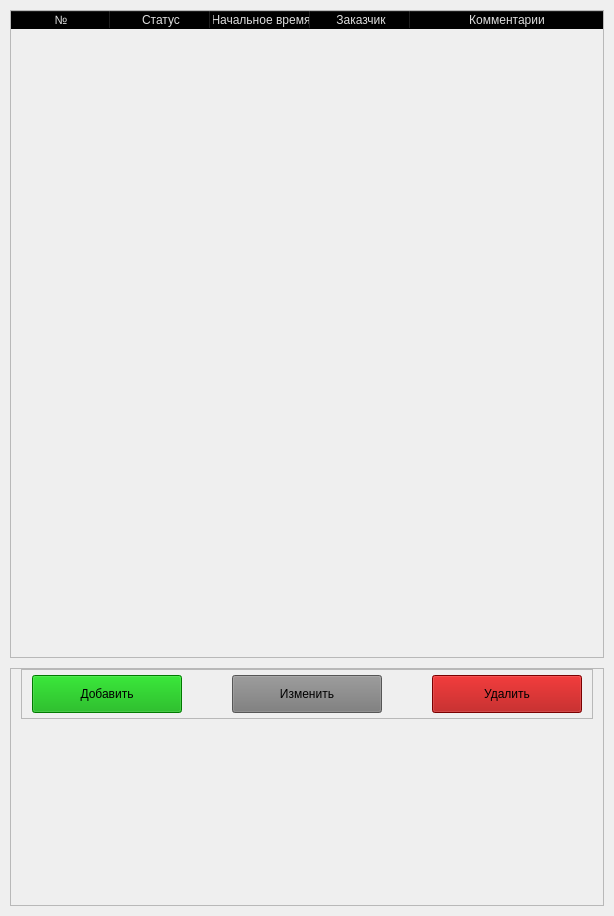
                     <widget class="QWidget" name="new_page">
                      <layout class="QVBoxLayout" name="verticalLayout_20">
                       <property name="spacing">
                        <number>10</number>
                       </property>
                       <property name="leftMargin">
                        <number>10</number>
                       </property>
                       <property name="topMargin">
                        <number>10</number>
                       </property>
                       <property name="rightMargin">
                        <number>10</number>
                       </property>
                       <property name="bottomMargin">
                        <number>10</number>
                       </property>
                       <item>
                        <widget class="QFrame" name="frame_2">
                         <property name="sizePolicy">
                          <sizepolicy hsizetype="Preferred" vsizetype="Fixed">
                           <horstretch>0</horstretch>
                           <verstretch>0</verstretch>
                          </sizepolicy>
                         </property>
                         <property name="frameShape">
                          <enum>QFrame::StyledPanel</enum>
                         </property>
                         <property name="frameShadow">
                          <enum>QFrame::Raised</enum>
                         </property>
                         <layout class="QHBoxLayout" name="horizontalLayout_6">
                          <property name="spacing">
                           <number>0</number>
                          </property>
                          <property name="leftMargin">
                           <number>0</number>
                          </property>
                          <property name="topMargin">
                           <number>0</number>
                          </property>
                          <property name="rightMargin">
                           <number>0</number>
                          </property>
                          <property name="bottomMargin">
                           <number>0</number>
                          </property>
                          <item>
                           <widget class="QTableWidget" name="tableWidget_3">
                            <property name="sizePolicy">
                             <sizepolicy hsizetype="Preferred" vsizetype="Fixed">
                              <horstretch>0</horstretch>
                              <verstretch>0</verstretch>
                             </sizepolicy>
                            </property>
                            <property name="palette">
                             <palette>
                              <active>
                               <colorrole role="WindowText">
                                <brush brushstyle="SolidPattern">
                                 <color alpha="255">
                                  <red>221</red>
                                  <green>221</green>
                                  <blue>221</blue>
                                 </color>
                                </brush>
                               </colorrole>
                               <colorrole role="Button">
                                <brush brushstyle="SolidPattern">
                                 <color alpha="0">
                                  <red>0</red>
                                  <green>0</green>
                                  <blue>0</blue>
                                 </color>
                                </brush>
                               </colorrole>
                               <colorrole role="Text">
                                <brush brushstyle="SolidPattern">
                                 <color alpha="255">
                                  <red>221</red>
                                  <green>221</green>
                                  <blue>221</blue>
                                 </color>
                                </brush>
                               </colorrole>
                               <colorrole role="ButtonText">
                                <brush brushstyle="SolidPattern">
                                 <color alpha="255">
                                  <red>221</red>
                                  <green>221</green>
                                  <blue>221</blue>
                                 </color>
                                </brush>
                               </colorrole>
                               <colorrole role="Base">
                                <brush brushstyle="NoBrush">
                                 <color alpha="255">
                                  <red>0</red>
                                  <green>0</green>
                                  <blue>0</blue>
                                 </color>
                                </brush>
                               </colorrole>
                               <colorrole role="Window">
                                <brush brushstyle="SolidPattern">
                                 <color alpha="0">
                                  <red>0</red>
                                  <green>0</green>
                                  <blue>0</blue>
                                 </color>
                                </brush>
                               </colorrole>
                               <colorrole role="PlaceholderText">
                                <brush brushstyle="SolidPattern">
                                 <color alpha="255">
                                  <red>221</red>
                                  <green>221</green>
                                  <blue>221</blue>
                                 </color>
                                </brush>
                               </colorrole>
                              </active>
                              <inactive>
                               <colorrole role="WindowText">
                                <brush brushstyle="SolidPattern">
                                 <color alpha="255">
                                  <red>221</red>
                                  <green>221</green>
                                  <blue>221</blue>
                                 </color>
                                </brush>
                               </colorrole>
                               <colorrole role="Button">
                                <brush brushstyle="SolidPattern">
                                 <color alpha="0">
                                  <red>0</red>
                                  <green>0</green>
                                  <blue>0</blue>
                                 </color>
                                </brush>
                               </colorrole>
                               <colorrole role="Text">
                                <brush brushstyle="SolidPattern">
                                 <color alpha="255">
                                  <red>221</red>
                                  <green>221</green>
                                  <blue>221</blue>
                                 </color>
                                </brush>
                               </colorrole>
                               <colorrole role="ButtonText">
                                <brush brushstyle="SolidPattern">
                                 <color alpha="255">
                                  <red>221</red>
                                  <green>221</green>
                                  <blue>221</blue>
                                 </color>
                                </brush>
                               </colorrole>
                               <colorrole role="Base">
                                <brush brushstyle="NoBrush">
                                 <color alpha="255">
                                  <red>0</red>
                                  <green>0</green>
                                  <blue>0</blue>
                                 </color>
                                </brush>
                               </colorrole>
                               <colorrole role="Window">
                                <brush brushstyle="SolidPattern">
                                 <color alpha="0">
                                  <red>0</red>
                                  <green>0</green>
                                  <blue>0</blue>
                                 </color>
                                </brush>
                               </colorrole>
                               <colorrole role="PlaceholderText">
                                <brush brushstyle="SolidPattern">
                                 <color alpha="255">
                                  <red>221</red>
                                  <green>221</green>
                                  <blue>221</blue>
                                 </color>
                                </brush>
                               </colorrole>
                              </inactive>
                              <disabled>
                               <colorrole role="WindowText">
                                <brush brushstyle="SolidPattern">
                                 <color alpha="255">
                                  <red>221</red>
                                  <green>221</green>
                                  <blue>221</blue>
                                 </color>
                                </brush>
                               </colorrole>
                               <colorrole role="Button">
                                <brush brushstyle="SolidPattern">
                                 <color alpha="0">
                                  <red>0</red>
                                  <green>0</green>
                                  <blue>0</blue>
                                 </color>
                                </brush>
                               </colorrole>
                               <colorrole role="Text">
                                <brush brushstyle="SolidPattern">
                                 <color alpha="255">
                                  <red>221</red>
                                  <green>221</green>
                                  <blue>221</blue>
                                 </color>
                                </brush>
                               </colorrole>
                               <colorrole role="ButtonText">
                                <brush brushstyle="SolidPattern">
                                 <color alpha="255">
                                  <red>221</red>
                                  <green>221</green>
                                  <blue>221</blue>
                                 </color>
                                </brush>
                               </colorrole>
                               <colorrole role="Base">
                                <brush brushstyle="NoBrush">
                                 <color alpha="255">
                                  <red>0</red>
                                  <green>0</green>
                                  <blue>0</blue>
                                 </color>
                                </brush>
                               </colorrole>
                               <colorrole role="Window">
                                <brush brushstyle="SolidPattern">
                                 <color alpha="0">
                                  <red>0</red>
                                  <green>0</green>
                                  <blue>0</blue>
                                 </color>
                                </brush>
                               </colorrole>
                               <colorrole role="PlaceholderText">
                                <brush brushstyle="SolidPattern">
                                 <color alpha="255">
                                  <red>221</red>
                                  <green>221</green>
                                  <blue>221</blue>
                                 </color>
                                </brush>
                               </colorrole>
                              </disabled>
                             </palette>
                            </property>
                            <property name="frameShape">
                             <enum>QFrame::NoFrame</enum>
                            </property>
                            <property name="verticalScrollBarPolicy">
                             <enum>Qt::ScrollBarAsNeeded</enum>
                            </property>
                            <property name="sizeAdjustPolicy">
                             <enum>QAbstractScrollArea::AdjustToContentsOnFirstShow</enum>
                            </property>
                            <property name="autoScroll">
                             <bool>true</bool>
                            </property>
                            <property name="autoScrollMargin">
                             <number>18</number>
                            </property>
                            <property name="editTriggers">
                             <set>QAbstractItemView::NoEditTriggers</set>
                            </property>
                            <property name="selectionMode">
                             <enum>QAbstractItemView::SingleSelection</enum>
                            </property>
                            <property name="selectionBehavior">
                             <enum>QAbstractItemView::SelectRows</enum>
                            </property>
                            <property name="showGrid">
                             <bool>true</bool>
                            </property>
                            <property name="gridStyle">
                             <enum>Qt::NoPen</enum>
                            </property>
                            <property name="sortingEnabled">
                             <bool>false</bool>
                            </property>
                            <property name="rowCount">
                             <number>20</number>
                            </property>
                            <attribute name="horizontalHeaderVisible">
                             <bool>true</bool>
                            </attribute>
                            <attribute name="horizontalHeaderCascadingSectionResizes">
                             <bool>true</bool>
                            </attribute>
                            <attribute name="horizontalHeaderDefaultSectionSize">
                             <number>100</number>
                            </attribute>
                            <attribute name="horizontalHeaderShowSortIndicator" stdset="0">
                             <bool>false</bool>
                            </attribute>
                            <attribute name="horizontalHeaderStretchLastSection">
                             <bool>true</bool>
                            </attribute>
                            <attribute name="verticalHeaderVisible">
                             <bool>false</bool>
                            </attribute>
                            <attribute name="verticalHeaderCascadingSectionResizes">
                             <bool>false</bool>
                            </attribute>
                            <attribute name="verticalHeaderHighlightSections">
                             <bool>false</bool>
                            </attribute>
                            <attribute name="verticalHeaderStretchLastSection">
                             <bool>true</bool>
                            </attribute>
                            <row>
                             <property name="text">
                              <string>New Row</string>
                             </property>
                             <property name="font">
                              <font>
                               <family>Segoe UI</family>
                              </font>
                             </property>
                            </row>
                            <row>
                             <property name="text">
                              <string>New Row</string>
                             </property>
                            </row>
                            <row>
                             <property name="text">
                              <string>New Row</string>
                             </property>
                            </row>
                            <row>
                             <property name="text">
                              <string>New Row</string>
                             </property>
                            </row>
                            <row>
                             <property name="text">
                              <string>New Row</string>
                             </property>
                            </row>
                            <row>
                             <property name="text">
                              <string>New Row</string>
                             </property>
                            </row>
                            <row>
                             <property name="text">
                              <string>New Row</string>
                             </property>
                            </row>
                            <row>
                             <property name="text">
                              <string>New Row</string>
                             </property>
                            </row>
                            <row/>
                            <row/>
                            <row/>
                            <row/>
                            <row/>
                            <row/>
                            <row/>
                            <row/>
                            <row/>
                            <row/>
                            <row/>
                            <row/>
                            <column>
                             <property name="text">
                              <string>№</string>
                             </property>
                            </column>
                            <column>
                             <property name="text">
                              <string>Статус</string>
                             </property>
                            </column>
                            <column>
                             <property name="text">
                              <string>Начальное время</string>
                             </property>
                             <property name="font">
                              <font>
                               <kerning>true</kerning>
                              </font>
                             </property>
                            </column>
                            <column>
                             <property name="text">
                              <string>Заказчик</string>
                             </property>
                            </column>
                            <column>
                             <property name="text">
                              <string>Комментарии</string>
                             </property>
                            </column>
                            <item row="0" column="0">
                             <property name="text">
                              <string/>
                             </property>
                            </item>
                            <item row="0" column="2">
                             <property name="text">
                              <string/>
                             </property>
                             <property name="font">
                              <font>
                               <kerning>true</kerning>
                              </font>
                             </property>
                            </item>
                           </widget>
                          </item>
                         </layout>
                        </widget>
                       </item>
                       <item>
                        <widget class="QFrame" name="frame_3">
                         <property name="minimumSize">
                          <size>
                           <width>0</width>
                           <height>100</height>
                          </size>
                         </property>
                         <property name="frameShape">
                          <enum>QFrame::StyledPanel</enum>
                         </property>
                         <property name="frameShadow">
                          <enum>QFrame::Raised</enum>
                         </property>
                         <layout class="QHBoxLayout" name="horizontalLayout_13">
                          <property name="leftMargin">
                           <number>10</number>
                          </property>
                          <property name="topMargin">
                           <number>0</number>
                          </property>
                          <property name="rightMargin">
                           <number>10</number>
                          </property>
                          <property name="bottomMargin">
                           <number>200</number>
                          </property>
                          <item>
                           <widget class="QFrame" name="frame_5">
                            <property name="sizePolicy">
                             <sizepolicy hsizetype="Fixed" vsizetype="Fixed">
                              <horstretch>0</horstretch>
                              <verstretch>0</verstretch>
                             </sizepolicy>
                            </property>
                            <property name="minimumSize">
                             <size>
                              <width>0</width>
                              <height>50</height>
                             </size>
                            </property>
                            <property name="styleSheet">
                             <string notr="true"/>
                            </property>
                            <property name="frameShape">
                             <enum>QFrame::StyledPanel</enum>
                            </property>
                            <property name="frameShadow">
                             <enum>QFrame::Raised</enum>
                            </property>
                            <layout class="QHBoxLayout" name="horizontalLayout_11">
                             <property name="spacing">
                              <number>50</number>
                             </property>
                             <property name="leftMargin">
                              <number>10</number>
                             </property>
                             <property name="topMargin">
                              <number>5</number>
                             </property>
                             <property name="rightMargin">
                              <number>10</number>
                             </property>
                             <property name="bottomMargin">
                              <number>5</number>
                             </property>
                             <item>
                              <widget class="QPushButton" name="pushButton_7">
                               <property name="sizePolicy">
                                <sizepolicy hsizetype="Fixed" vsizetype="Minimum">
                                 <horstretch>0</horstretch>
                                 <verstretch>0</verstretch>
                                </sizepolicy>
                               </property>
                               <property name="minimumSize">
                                <size>
                                 <width>150</width>
                                 <height>0</height>
                                </size>
                               </property>
                               <property name="styleSheet">
                                <string notr="true">background-color: rgb(0, 170, 0);</string>
                               </property>
                               <property name="text">
                                <string>Добавить</string>
                               </property>
                              </widget>
                             </item>
                             <item>
                              <widget class="QPushButton" name="pushButton_8">
                               <property name="sizePolicy">
                                <sizepolicy hsizetype="Fixed" vsizetype="Preferred">
                                 <horstretch>0</horstretch>
                                 <verstretch>0</verstretch>
                                </sizepolicy>
                               </property>
                               <property name="minimumSize">
                                <size>
                                 <width>150</width>
                                 <height>0</height>
                                </size>
                               </property>
                               <property name="styleSheet">
                                <string notr="true">background-color: rgb(121, 121, 121);</string>
                               </property>
                               <property name="text">
                                <string>Изменить</string>
                               </property>
                              </widget>
                             </item>
                             <item>
                              <widget class="QPushButton" name="pushButton_9">
                               <property name="sizePolicy">
                                <sizepolicy hsizetype="Fixed" vsizetype="Preferred">
                                 <horstretch>0</horstretch>
                                 <verstretch>0</verstretch>
                                </sizepolicy>
                               </property>
                               <property name="minimumSize">
                                <size>
                                 <width>150</width>
                                 <height>0</height>
                                </size>
                               </property>
                               <property name="styleSheet">
                                <string notr="true">background-color: rgb(170, 0, 0);</string>
                               </property>
                               <property name="text">
                                <string>Удалить</string>
                               </property>
                              </widget>
                             </item>
                            </layout>
                           </widget>
                          </item>
                         </layout>
                        </widget>
                       </item>
                      </layout>
                     </widget>
